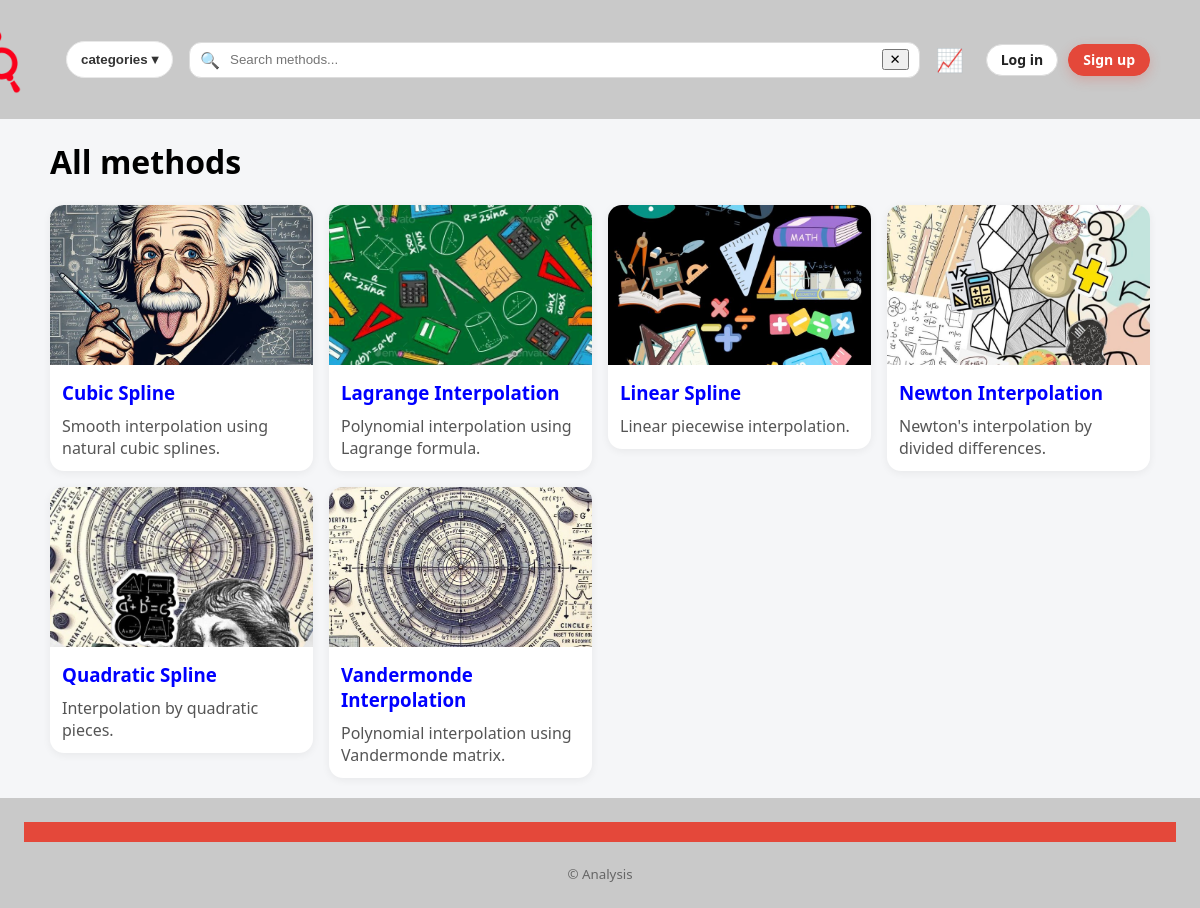
Screenshot of /category/interpolation/ with the database file from the repository.
### methods/models.py (models this page shows, shortened)
class Method(models.Model):
    KIND_CHOICES = [
        ("bisection", "Bisection"),
        ("newton", "Newton-Raphson"),
        ("secant", "Secant"),
        ("fixed_point", "Fixed Point"),
        ("false_position", "False Position"),
        ("incremental_search", "Incremental Search"),
        ("multiple_roots", "Multiple Roots"),
        ("pivot_partial", "Partial Pivoting"),
        ("pivot_total", "Total Pivoting"),
        ("gaussian_elimination", "Gaussian Elimination"),
        ("jacobi", "Jacobi"),
        ("gauss_seidel", "Gauss-Seidel"),
        ("sor", "SOR"),
        ("crout", "Crout Factorization"),
        ("doolittle", "Doolittle Factorization"),
        ("cholesky", "Cholesky Factorization"),
        ("lu_simple", "Simple LU Factorization"),
        ("lu_pivot", "Pivoting LU Factorization"),
        ("lagrange", "Lagrange Interpolation"),
        ("vandermonde", "Vandermonde Interpolation"),
        ("newton_interpolation", "Newton Interpolation"),
        ("spline_linear", "Linear Spline"),
        ("spline_quadratic", "Quadratic Spline"),
        ("spline_cubic", "Cubic Spline"),
    ]
    name = models.CharField(max_length=120)
    slug = models.SlugField(max_length=130, unique=True)
    description = models.TextField(blank=True)
    category = models.ForeignKey(Category, on_delete=models.SET_NULL, null=True, blank=True)
    image = models.ImageField(upload_to="methods/", blank=True, null=True)
    is_featured = models.BooleanField(default=True)
    kind = models.CharField(max_length=30, choices=KIND_CHOICES)
    class Meta:
        ordering = ["name"]

### methods/views/views_core.py (the view)
# urls.py: path("category/<slug:slug>/", core.category_view, name="category"),
def category_view(request, slug):
    ctx = _common_ctx()
    cat = get_object_or_404(Category, slug=slug)
    ctx["category"] = cat
    ctx["methods"] = Method.objects.filter(category=cat).order_by("name")
    return render(request, "methods/list.html", ctx)

### methods/context_processors.py (called while the page is built)
def method_categories(request):
    try:
        categories = Category.objects.all()
    except Exception:
        categories = []
    return {"categories": categories}

### methods/views/views_core.py (called while the page is built)
def _common_ctx():
    return {"categories": Category.objects.all().order_by("name")}

### methods/templates/methods/list.html (shortened to what this page needs)
{% extends "base.html" %}{% load i18n static %}
{% block content %}
<h1>{% trans "All methods" %}</h1>
<div class="methods-grid">
  {% for m in methods %}
  <a class="method-link" href="{% url 'methods:detail' m.slug %}">
    <div class="product-card small">
      {% if m.image %}<img src="{{ m.image.url }}" alt="{{ m.name }}">{% else %}
      <img src="{% static 'img/placeholder.png' %}" alt="">
      {% endif %}
      <h3>{{ m.name }}</h3>
      <p>{{ m.description|truncatewords:16 }}</p>
    </div>
  </a>
  {% empty %}
    <p>{% trans "No methods found." %}</p>
  {% endfor %}
</div>
{% endblock %}

### methods/templates/base.html (shortened to what this page needs)
{% load static i18n %}
<!doctype html>
<html lang="es">
<head>
  <link href="{% static 'css/main.css' %}?v=3" rel="stylesheet">
</head>
<body>
  <div id="page">
    <header class="bb-header">
      <div class="bb-header-inner">
        <a class="bb-logo" href="{% url 'methods:home' %}">
          <img src="{% static 'img/logo1SinFondo.png' %}" alt="Analysis">
        </a>
        <div class="bb-categories">
          <button class="bb-cat-btn" type="button">
            {% trans "categories" %} <span class="bb-caret">▾</span>
          </button>
        </div>
        <form class="bb-search" action="{% url 'methods:search_products' %}" method="get">
          <span class="bb-search-icon">🔍</span>
          <input name="q" type="search" placeholder="{% trans 'Search methods...' %}" aria-label="{% trans 'Search' %}">
          <button type="button" class="bb-search-clear" aria-label="{% trans 'clean' %}">✕</button>
        </form>
        <div class="bb-actions">
          <a class="bb-header-graph-btn" href="{% url 'methods:function_plotter' %}" title="Function plotter">
            📈
          </a>
          {% if user.is_authenticated %}
            {% if user.is_staff %}
              <a class="btn btn-outline sm" href="{% url 'admin:index' %}">Admin</a>
            {% endif %}
            <a class="btn btn-primary sm" href="{% url 'logout' %}">Log out</a>
          {% else %}
            <a class="btn btn-outline sm" href="{% url 'login' %}">Log in</a>
            <a class="btn btn-primary sm" href="{% url 'signup' %}">Sign up</a>
          {% endif %}
        </div>
      </div>
    </header>
    <main id="content" class="bb-main">
      {% block content %}{% endblock %}
    </main>
    <footer class="bb-footer" role="contentinfo">
      <div class="bb-footer-bar bb-pink"></div>
      <div class="bb-footer-bar bb-lime"></div>
      <small>© Analysis</small>
    </footer>
  </div>
</body>
</html>

### methods/static/css/main.css (style rules this page uses)
:root { --pink:#e4483a; }
body { font-family:system-ui, Segoe UI,Roboto, Arial, sans-serif; margin:0; background:#f5f6f8 }
.bb-header { background:#c9c9c9 }
.bb-header-inner { max-width:1100px; margin:auto; padding:12px 16px; display:flex; align-items:center; gap:16px }
.bb-logo { position:relative; height:95px; display:block; overflow:visible; }
.bb-logo img { position:absolute; left: -180px; bottom:-55px; height:200px; width:auto; display:block; }
.bb-categories { position: relative; }
.bb-cat-btn { background: #fff; border: 1px solid #e8e8e8; border-radius: 999px; padding: 10px 14px; cursor: pointer; font-weight: 600; color: #333; transition: background 0.2s ease; }
.bb-search { flex:1; display:flex; align-items:center; gap:8px; background:#fff; border:1px solid #ddd; border-radius:12px; padding:6px 10px }
.bb-search input { border:0; outline:0; width:100% }
.bb-actions { display:flex; align-items:center; gap:12px }
.bb-main { max-width:1100px;margin:20px auto;padding:0 16px }
.bb-footer { padding:24px; text-align: center; color:#666 }
.bb-footer-bar { height:20px }
.bb-pink { background:var(--pink) }
.methods-grid { display:grid; grid-template-columns:repeat(auto-fit,minmax(240px,1fr)); gap:16px }
.product-card { background:#fff; border-radius:14px; overflow:hidden; box-shadow:0 2px 8px rgba(0,0,0,.06) }
.product-card img { width:100%; height:160px; object-fit:cover }
.product-card h3 { margin:10px 12px }
.product-card p { margin:0 12px 12px 12px;color:#555 }
.bb-footer { background:#c9c9c9; }
.method-link { text-decoration: none; }
.method-link h3 { text-decoration: none; color: blue; font-weight: 600; margin: 10px 12px; }
.btn { display:inline-flex; align-items:center; justify-content:center; gap:8px; padding:10px 20px; border-radius:999px; font-weight:700; text-decoration:none; border:1px solid transparent; cursor:pointer; transition:all .2s ease; line-height:1; user-select:none; }
.btn.sm { padding:8px 14px; font-size:14px }
.btn-primary { background: var(--pink, #e4483a); color:#fff; border-color: var(--pink, #e4483a); box-shadow:0 4px 12px rgba(228,72,58,.25); }
.btn-outline { background:#fff; color:#222; border-color:#dcdcdc; }
a.btn { text-decoration:none; }
.bb-actions { display:flex; align-items:center; gap:10px; }
.bb-header-graph-btn { display: inline-flex; align-items: center; justify-content: center; margin-right: 0.75rem; font-size: 1.4rem; text-decoration: none; transition: transform 0.15s ease, filter 0.15s ease; }

### rows the page displays
Method: image (picture), name "Cubic Spline", description "Smooth interpolation using natural cubic splines."
Method: image (picture), name "Lagrange Interpolation", description "Polynomial interpolation using Lagrange formula."
Method: image (picture), name "Linear Spline", description "Linear piecewise interpolation."
Method: image (picture), name "Newton Interpolation", description "Newton's interpolation by divided differences."
Method: image (picture), name "Quadratic Spline", description "Interpolation by quadratic pieces."
Method: image (picture), name "Vandermonde Interpolation", description "Polynomial interpolation using Vandermonde matrix."
